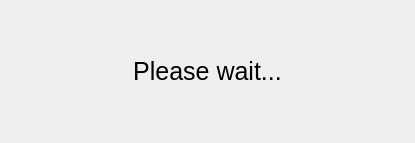
<?xml version="1.0" encoding="UTF-8"?>
<ui version="4.0">
 <class>SEPleaseWaitWindow</class>
 <widget class="QDialog" name="SEPleaseWaitWindow">
  <property name="geometry">
   <rect>
    <x>0</x>
    <y>0</y>
    <width>415</width>
    <height>143</height>
   </rect>
  </property>
  <property name="windowTitle">
   <string>Form</string>
  </property>
  <widget class="QLabel" name="label">
   <property name="geometry">
    <rect>
     <x>0</x>
     <y>0</y>
     <width>415</width>
     <height>143</height>
    </rect>
   </property>
   <property name="sizePolicy">
    <sizepolicy hsizetype="Expanding" vsizetype="Expanding">
     <horstretch>0</horstretch>
     <verstretch>0</verstretch>
    </sizepolicy>
   </property>
   <property name="minimumSize">
    <size>
     <width>200</width>
     <height>100</height>
    </size>
   </property>
   <property name="font">
    <font>
     <pointsize>19</pointsize>
     <weight>50</weight>
     <bold>false</bold>
     <kerning>true</kerning>
    </font>
   </property>
   <property name="cursor">
    <cursorShape>WaitCursor</cursorShape>
   </property>
   <property name="contextMenuPolicy">
    <enum>Qt::NoContextMenu</enum>
   </property>
   <property name="text">
    <string>Please wait...</string>
   </property>
   <property name="alignment">
    <set>Qt::AlignCenter</set>
   </property>
  </widget>
 </widget>
 <resources/>
 <connections/>
</ui>
